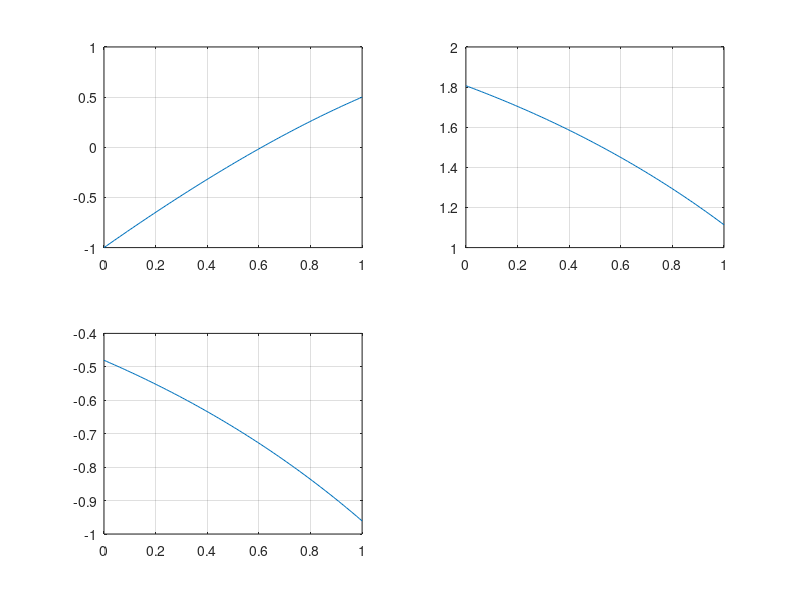

The MATLAB source for this figure: (Note: this script raises an error after producing the figure.)
x=linspace(0,1,100);
f=@(x) 2.5.*x-2.^x;
df=@(x) 5./2 - 2.^x.*log(2);
df2=@(x) -2.^x*log(2).^2;
subplot(2,2,1);
plot(x,f(x))
grid
subplot(2,2,2);
plot(x,df(x))
grid
subplot(2,2,3);
plot(x,df2(x))
grid
regulafalsi(f,df2,0,1,0.001)
PieskaruMetode(f, df, df2, 0, 1, 0.001)